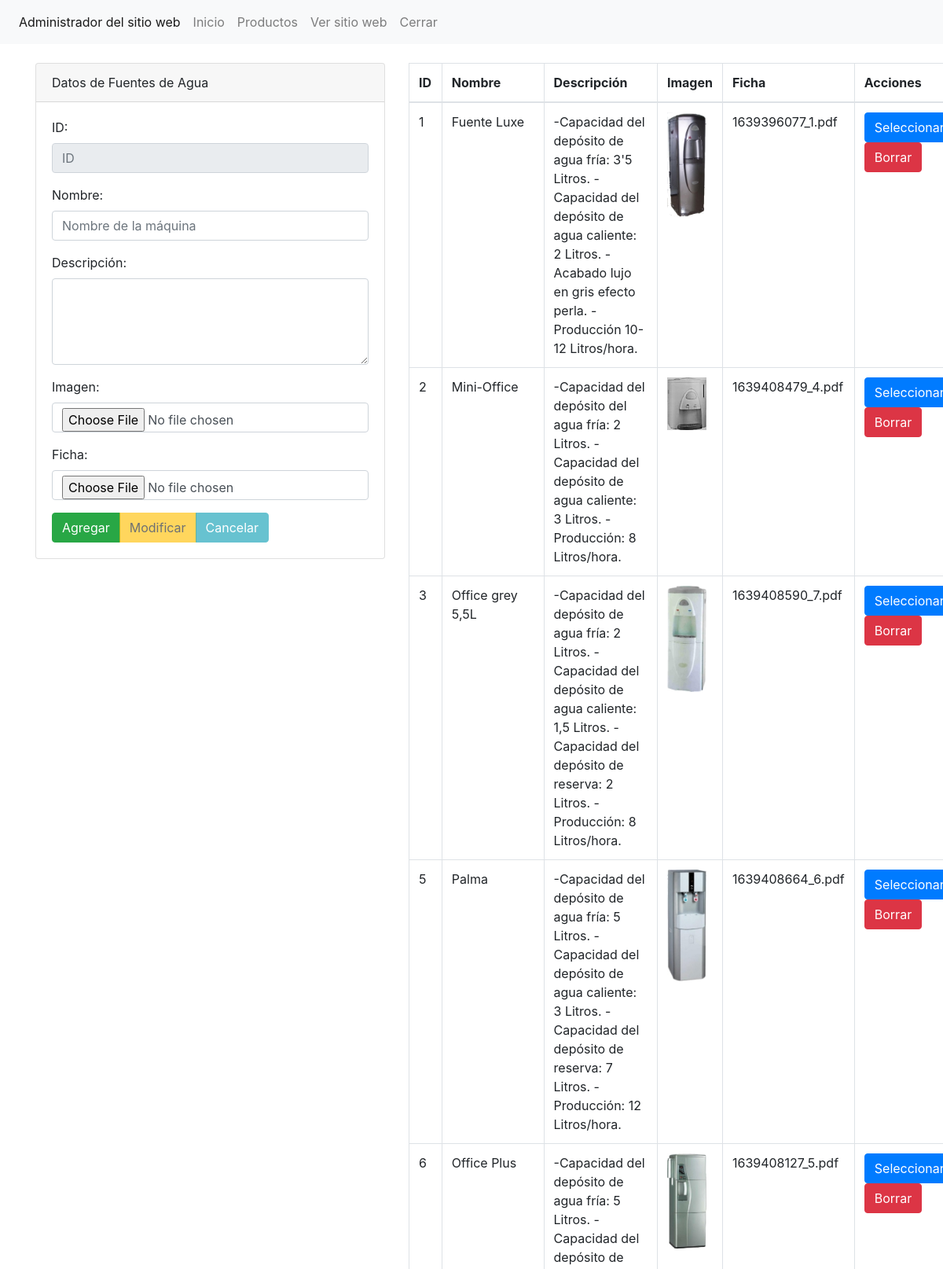
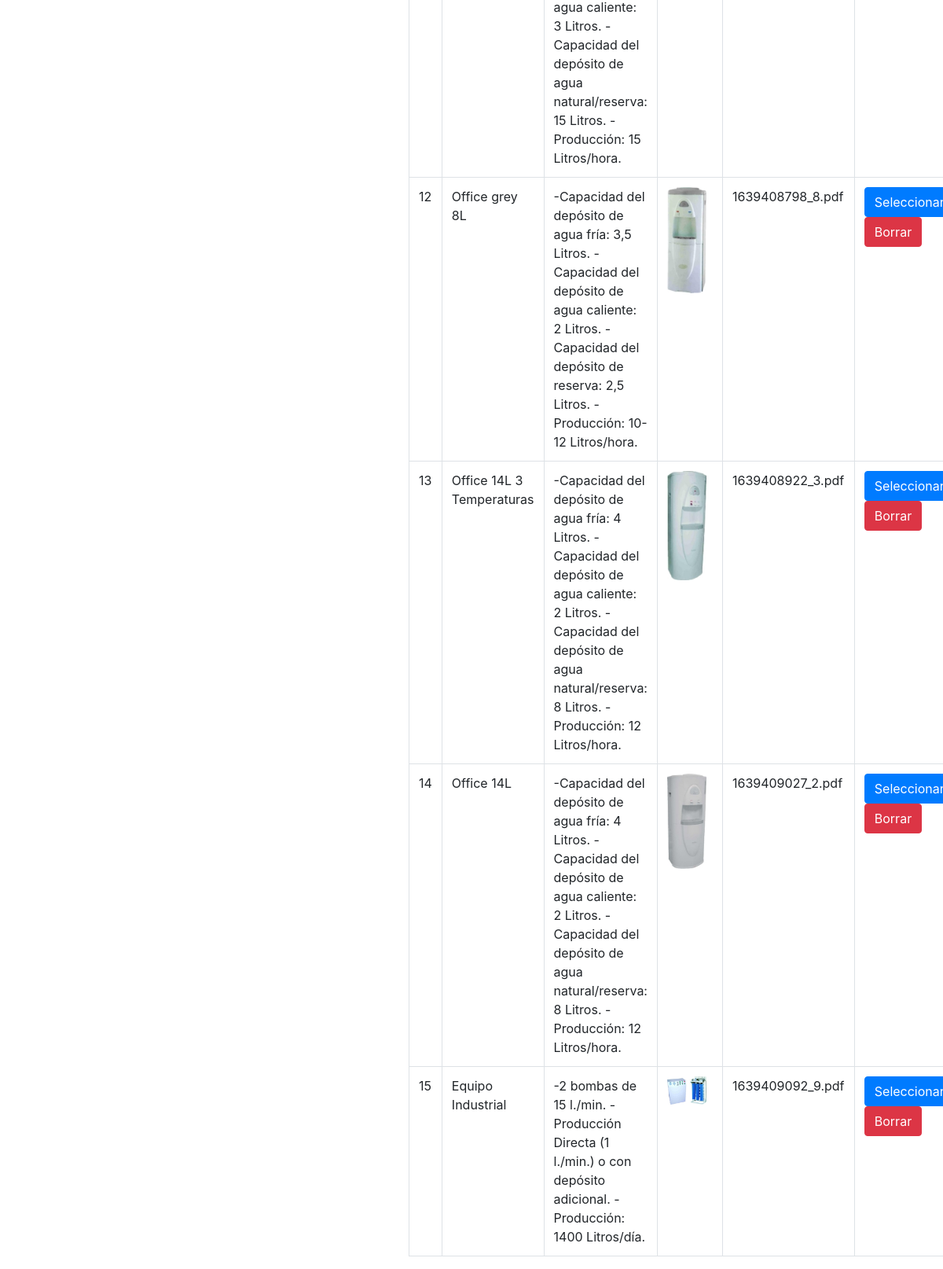
The page /aquapinatar/administrador/seccion/productos.php (signed in) on the database its author committed (2 pictures, top to bottom).
### tables this page shows
CREATE TABLE `fuentes` (
  `id` int(11) NOT NULL,
  `nombre` varchar(200) NOT NULL,
  `descripcion` varchar(500) NOT NULL,
  `imagen` varchar(1000) NOT NULL,
  `ficha` varchar(1000) NOT NULL
);

### aquapinatar/administrador/seccion/productos.php (the view, shortened to what this page needs)
<?php include("../template/cabecera.php");   ?>
<?php
$txtID=(isset($_POST['txtID']))?$_POST['txtID']:"";
$txtNombre=(isset($_POST['txtNombre']))?$_POST['txtNombre']:"";
$txtDescripcion=(isset($_POST['txtDescripcion']))?$_POST['txtDescripcion']:"";
$accion=(isset($_POST['accion']))?$_POST['accion']:"";
include("../config/bd.php");
$sentenciaSQL= $conexion->prepare("SELECT * FROM fuentes");
$sentenciaSQL->execute();
$listaFuentes=$sentenciaSQL->fetchAll(PDO::FETCH_ASSOC);
?>
<div class="col-md-5">
    <div class="card">
        <div class="card-header">
         Datos de Fuentes de Agua
        </div>
        <div class="card-body">
        <form method="POST" enctype="multipart/form-data">
    <div class = "form-group">
    <label for="txtID">ID:</label>
    <input type="text" required readonly class="form-control" value="<?php echo $txtID; ?>" name="txtID" id="txtID" placeholder="ID">
    </div>
    <div class = "form-group">
    <label for="txtNombre">Nombre:</label>
    <input type="text" required class="form-control" value="<?php echo $txtNombre; ?>" name="txtNombre" id="txtNombre" placeholder="Nombre de la máquina">
    </div>
    <div class = "form-group">
    <label for="txtDescripcion">Descripción:</label>
    <textarea rows='4' cols='50'  type="text" required class="form-control" value="<?php echo $txtDescripcion; ?>" name="txtDescripcion" id="txtDescripcion" placeholder="Descripción producto"> </textarea>
    </div>
    <div class = "form-group">
    <label for="txtImagen">Imagen:</label>
   <br/>
    <input type="file"  class="form-control" name="txtImagen" id="txtImagen" placeholder="Imagen">
    </div>
    <div class = "form-group">
    <label for="txtFicha">Ficha:</label>
     <br/>
    <input type="file" required class="form-control" name="txtFicha" id="txtFicha" placeholder="Ficha producto">
    </div>
<div class="btn-group" role="group" aria-label="">
    <button type="submit" name="accion" <?php echo ($accion=="Seleccionar")?"disabled":""; ?>  value="Agregar" class="btn btn-success">Agregar</button>
    <button type="submit" name="accion" <?php echo ($accion!="Seleccionar")?"disabled":""; ?> value="Modificar" class="btn btn-warning">Modificar</button>
    <button type="submit" name="accion" <?php echo ($accion!="Seleccionar")?"disabled":""; ?> value="Cancelar" class="btn btn-info">Cancelar</button>
</div>
</form>
    </div>
</div>
</div>
<div class="col-md-7">
    <table class="table table-bordered">
        <thead>
            <tr>
                <th>ID</th>
                <th>Nombre</th>
                <th>Descripción</th>
                <th>Imagen</th>
                <th>Ficha</th>
                <th>Acciones</th>
            </tr>
        </thead>
        <tbody>
        <?php foreach($listaFuentes as $fuente) { ?>
            <tr>
                <td><?php echo $fuente['id']; ?></td>
                <td><?php echo $fuente['nombre']; ?></td>
                <td><?php echo $fuente['descripcion']; ?></td>
                <td>
                <img src="../../img/<?php echo $fuente['imagen']; ?>" width="50" alt="">
                </td>
                <td><?php echo $fuente['ficha']; ?></td>
                <td>
                <form method="post">
                    <input type="submit" name="accion" value="Seleccionar" class="btn btn-primary"/>
                    <input type="submit" name="accion" value="Borrar" class="btn btn-danger"/>
                </form>
                </td>
            </tr>
            <?php } ?>
        </tbody>
    </table>
<?php include("../template/pie.php");   ?>

### aquapinatar/administrador/template/cabecera.php (shortened to what this page needs)
<!doctype html>
<html lang="en">
  <head>
    <link rel="stylesheet" href="https://stackpath.bootstrapcdn.com/bootstrap/4.3.1/css/bootstrap.min.css">
  </head>
  <body>
    <?php $url="http://".$_SERVER['HTTP_HOST']."/aquapinatar" ?>
    <nav class="navbar navbar-expand navbar-light bg-light">
        <div class="nav navbar-nav">
            <a class="nav-item nav-link active" >Administrador del sitio web <span class="sr-only">(current)</span></a>
            <a class="nav-item nav-link" href="<?php echo $url;?>/administrador/inicio.php">Inicio</a>
            <a class="nav-item nav-link" href="<?php echo $url;?>/administrador/seccion/productos.php">Productos</a>
            <a class="nav-item nav-link" href="<?php echo $url;?>">Ver sitio web</a>
            <a class="nav-item nav-link" href="<?php echo $url;?>/administrador/seccion/cerrar.php">Cerrar</a>
        </div>
    </nav>
    <div class="container">
    <br/>
        <div class="row">

### aquapinatar/administrador/template/pie.php
        </div>
    </div>
  </body>
</html>

### rows shown on the page
fuentes: id "1", nombre "Fuente Luxe", descripcion "-Capacidad del depósito de agua fría: 3'5 Litros. -Capacidad del depósito de agua caliente: 2 Litros. -Acabado lujo en gris efecto perla. -Producción 10-12 Litros/hora.", imagen (picture), ficha "1639396077_1.pdf"
fuentes: id "2", nombre "Mini-Office", descripcion "-Capacidad del depósito del agua fría: 2 Litros. -Capacidad del depósito de agua caliente: 3 Litros. -Producción: 8 Litros/hora.", imagen (picture), ficha "1639408479_4.pdf"
fuentes: id "3", nombre "Office grey 5,5L", descripcion "-Capacidad del depósito de agua fría: 2 Litros. -Capacidad del depósito de agua caliente: 1,5 Litros. -Capacidad del depósito de reserva: 2 Litros. -Producción: 8 Litros/hora.", imagen (picture), ficha "1639408590_7.pdf"
fuentes: id "5", nombre "Palma", descripcion "-Capacidad del depósito de agua fría: 5 Litros. -Capacidad del depósito de agua caliente: 3 Litros. -Capacidad del depósito de reserva: 7 Litros. -Producción: 12 Litros/hora.", imagen (picture), ficha "1639408664_6.pdf"
fuentes: id "6", nombre "Office Plus", descripcion "-Capacidad del depósito de agua fría: 5 Litros. -Capacidad del depósito de agua caliente: 3 Litros. -Capacidad del depósito de agua natural/reserva: 15 Litros. -Producción: 15 Litros/hora.", imagen (picture), ficha "1639408127_5.pdf"
fuentes: id "12", nombre "Office grey 8L", descripcion "-Capacidad del depósito de agua fría: 3,5 Litros. -Capacidad del depósito de agua caliente: 2 Litros. -Capacidad del depósito de reserva: 2,5 Litros. -Producción: 10-12 Litros/hora.", imagen (picture), ficha "1639408798_8.pdf"
fuentes: id "13", nombre "Office 14L 3 Temperaturas", descripcion "-Capacidad del depósito de agua fría: 4 Litros. -Capacidad del depósito de agua caliente: 2 Litros. -Capacidad del depósito de agua natural/reserva: 8 Litros. -Producción: 12 Litros/hora.", imagen (picture), ficha "1639408922_3.pdf"
fuentes: id "14", nombre "Office 14L", descripcion "-Capacidad del depósito de agua fría: 4 Litros. -Capacidad del depósito de agua caliente: 2 Litros. -Capacidad del depósito de agua natural/reserva: 8 Litros. -Producción: 12 Litros/hora.", imagen (picture), ficha "1639409027_2.pdf"
fuentes: id "15", nombre "Equipo Industrial", descripcion "-2 bombas de 15 l./min. -Producción Directa (1 l./min.) o con depósito adicional. -Producción: 1400 Litros/día.", imagen (picture), ficha "1639409092_9.pdf"
